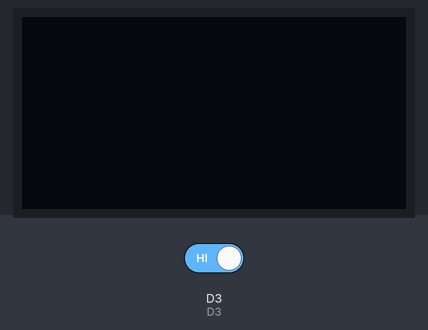
The sketch below on a simulated ESP8266 (NodeMCU). On the bench: 128×64 one-colour display. The inputs (shaded band) are chosen by the test bench; at power-on: D3 HIGH. WiFi joins after 1.5 s; servers stay silent unless stated; uploads are accepted with an empty reply.

Above: at 2.2 s.
2.3 s: D3 driven LOW
At 5.0 s:
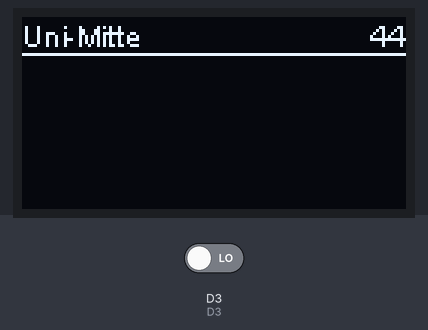
6.7 s: D3 driven HIGH
At 8.1 s:
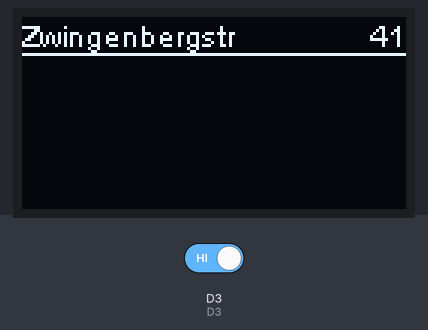
11.1 s: D3 driven LOW
At 13.7 s:
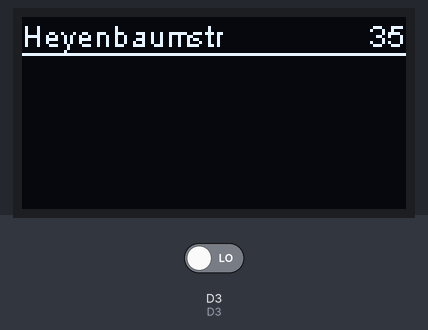
Timing chart, 0 to 15.2 s (numbered marks = the images above; inputs shaded):
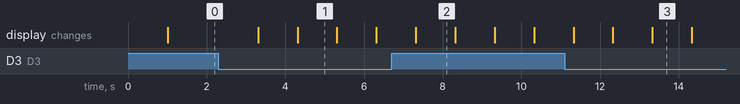

The sketch:

firmware.ino
```cpp
char * wl_ssid = "missing.freifunk";
char * wl_passwd = "meinDings";

#define REFRESH_RATE     45
#define MIDDLE_LENGTH    11

struct Line {
  String _name;
  String _dest;
  String _time;
};

struct Infoscreen {
  String _ort;
  String _stop;
  String _raw;
  Line _lines[5];
};

#define SCREENS   4

Infoscreen inf[SCREENS] = {
  { "krefeld", "Zwingenbergstr", "", {} },
  { "krefeld", "Heyenbaumstr", "", {} },
  { "Duesseldorf", "Uni-Mitte", "", {} },
  { "Duesseldorf", "Botanischer-Garten", "", {} }
};

static const uint8_t D0   = 16;
static const uint8_t D1   = 5;
static const uint8_t D2   = 4;
static const uint8_t D3   = 0;
static const uint8_t D4   = 2;
static const uint8_t D5   = 14;
static const uint8_t D6   = 12;
static const uint8_t D7   = 13;
static const uint8_t D8   = 15;
static const uint8_t D9   = 3;
static const uint8_t D10  = 1;

int seccount = 0;
int infoScreen = 0;

#include <ESP8266WiFi.h>
#include <ESP8266WiFiMulti.h>
#include <ESP8266HTTPClient.h>

#include "SSD1306Spi.h"
#include "font.h"

// Initialize the OLED display using SPI
// GPIO 14 D5 -> CLK
// GPIO 13 D7 -> MOSI (DOUT)
// GPIO 16 D0 -> RES
// GPIO  4 D2 -> DC
// GPIO 15 D8 -> CS
SSD1306Spi        display(D0, D2, D8);

ESP8266WiFiMulti  WiFiMulti;

void extractP(int id) {
  String cutting;
  int frompos;
  int totpos = 0;

  for (int i=0;i<5;++i) {
    cutting = inf[id]._raw.substring(totpos);
    frompos = cutting.indexOf("<div class=\"line\">")+18;
    totpos += frompos;
    cutting = cutting.substring(frompos);
    frompos = cutting.indexOf("</div>");
    totpos += frompos;
    inf[id]._lines[i]._name = cutting.substring(0, frompos);
    inf[id]._lines[i]._name.trim();

    frompos = cutting.indexOf("<div class=\"dest\">")+18;
    totpos += frompos;
    cutting = cutting.substring(frompos);
    frompos = cutting.indexOf("</div>");
    totpos += frompos;
    inf[id]._lines[i]._dest = cutting.substring(0, frompos);
    inf[id]._lines[i]._dest.trim();
    if (inf[id]._lines[i]._dest.length() > MIDDLE_LENGTH) {
      inf[id]._lines[i]._dest = inf[id]._lines[i]._dest.substring(0,MIDDLE_LENGTH);
    }

    frompos = cutting.indexOf("<div class=\"time\">")+18;
    totpos += frompos;
    cutting = cutting.substring(frompos);
    frompos = cutting.indexOf("</div>");
    totpos += frompos;
    inf[id]._lines[i]._time = cutting.substring(0, frompos);
    inf[id]._lines[i]._time.trim();
  }
}

void setup() {
  delay(1000);
  WiFiMulti.addAP(wl_ssid, wl_passwd);
  display.init();
  display.flipScreenVertically();
}

void loop() {
  if (seccount < 1) {
    seccount = REFRESH_RATE;

    // wait for WiFi connection
    if((WiFiMulti.run() == WL_CONNECTED)) {
        HTTPClient http;

        for (int j = 0; j < SCREENS; ++j) {
          http.begin(
            String("https://vrrf.finalrewind.org/")+inf[j]._ort+String("/")+inf[j]._stop+String(".html?frontend=html"),
            "29:50:EC:E8:76:66:09:59:89:F0:F1:39:C4:4E:4E:46:F8:D5:77:36"
          );
          int httpCode = http.GET();
          // httpCode will be negative on error
          if(httpCode > 0) {
              if(httpCode == HTTP_CODE_OK) {
                  inf[j]._raw = http.getString();
                  extractP(j);
              }
          }
        }
        http.end();
    }
  }

  display.clear();

  display.setTextAlignment(TEXT_ALIGN_LEFT);
  display.drawString(0, 0, inf[infoScreen]._stop);

  display.setTextAlignment(TEXT_ALIGN_RIGHT);
  display.drawString(128, 0, String(seccount));

  display.drawLine(0, 12, 128, 12);

  for (int i=0;i<5;++i) {
    display.setTextAlignment(TEXT_ALIGN_LEFT);
    display.drawString(0,  11+10*i, inf[infoScreen]._lines[i]._name);
    display.drawString(25, 11+10*i, inf[infoScreen]._lines[i]._dest);
    display.setTextAlignment(TEXT_ALIGN_RIGHT);
    display.drawString(128, 11+10*i, inf[infoScreen]._lines[i]._time);
  }
  display.display();

  delay(1000);
  --seccount;

  /** You know:
   *  - press RST (to GND), press GPIO0 (to GND), leave 0 and than RST:
   *    -> programm your ESP :-)
   *
   *  GPIO0 (= D3) and (on press) you can switch to the infoscreens
   */
  if (digitalRead(D3) == LOW) {
    infoScreen++;
  }

  if (seccount%4 == 0) infoScreen++; // change every 4 sec
  if (infoScreen > (SCREENS-1)) infoScreen=0;
}
```

Source omitted: font.h (data table, 19278 bytes)

Measured:
- after the input at 2.3 s, the display: first differs from a run without the input after 2.0 s (image 1)
- what the display in image 1 shows lasts 1.0 s, from 4.3 s to 5.3 s
